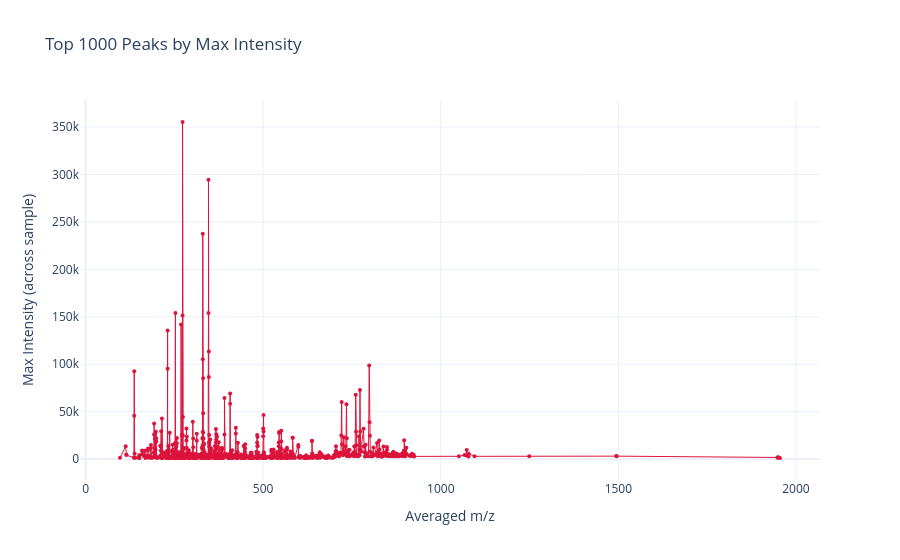

The notebook cell this image was saved under:
### Code cell
plot_top_peaks_by_max_intensity(adata)

### Figure 1 — Plotly figure (JSON) as saved in the notebook; plotly's stock layout.template omitted (floating-point values rounded to 4 significant figures; data arrays with more than 128 entries replaced by an {"elided": "..."} marker saying what was removed)
{"data": [{"hovertemplate": "Avg m/z: %{x:.4f}<br>Max Intensity: %{y:.2f}", "line": {"width": 1}, "marker": {"color": "crimson", "size": 4}, "mode": "lines+markers", "name": "Max Intensity", "type": "scatter", "x": {"elided": "1000 float values"}, "y": {"elided": "1000 int values"}}], "layout": {"dragmode": "zoom", "hovermode": "closest", "title": {"text": "Top 1000 Peaks by Max Intensity"}, "xaxis": {"title": {"text": "Averaged m/z"}}, "yaxis": {"title": {"text": "Max Intensity (across sample)"}}}}
